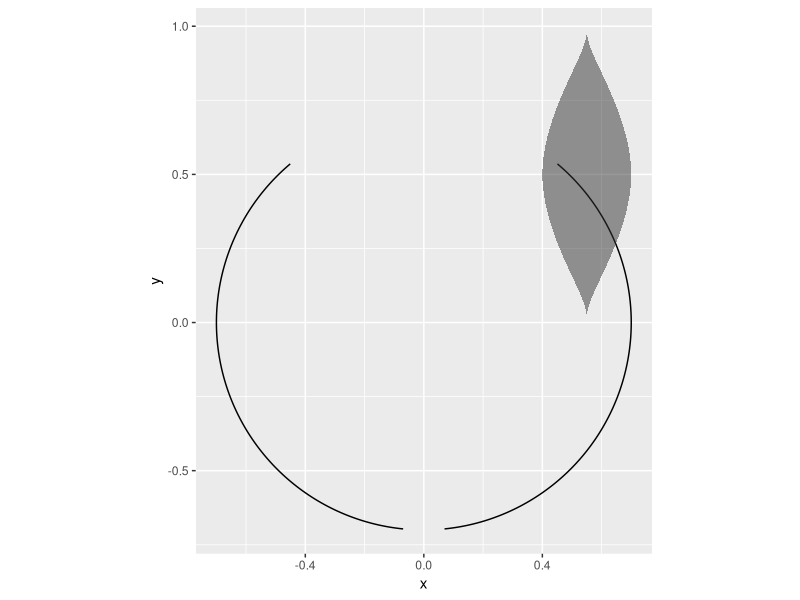

This figure's R source: (Note: this script raises an error after producing the figure.)
library(tidyverse)
library(ggforce)

laurel <- data.frame(
  start = c(0.7, -0.7),
  end = c(pi - 0.1, -pi + 0.1),
  r = c(0.7, 0.7)
  )

leaf <- data.frame(
  x = c(0.6, 0.5, 0.8, 0.5, 0.6, 0.3),
  y = c(1, 1, 0.5, 0, 0, 0.5)
  )

ggplot() +
  geom_arc(data = laurel, aes(x0 = 0, y0 = 0, r = r, start = start, end = end)) +
  geom_bspline_closed(data = leaf, aes(x, y), alpha = 0.5) +
  coord_fixed() +
  
  ggsave(here::here("week-33", "img_plot", paste0("emperors", format(Sys.time(), "%Y%m%d_%H%M%S"), ".png")),
         dpi = 320)
